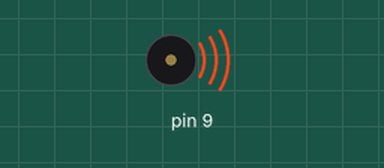
This sketch was run on a simulated Arduino Uno, built with avr-gcc and run on an emulated ATmega328P. On the bench: buzzer (waves = sounding).

Above: at 0.5 s.
Timing chart, 0 to 4.6 s (numbered marks = the images above):
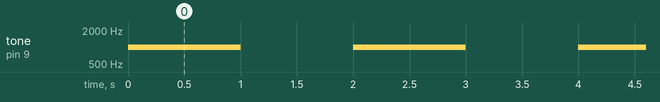

Measured:
- by itself, tone on pin 9: alternates 1000 Hz for 1.0 s and silent for 1.0 s

The sketch:

irbuzz.ino
```cpp
void setup() {}

void loop() {
  tone(9, 1000);
  delay(1000);
  noTone(9);
  delay(1000);
}
```
